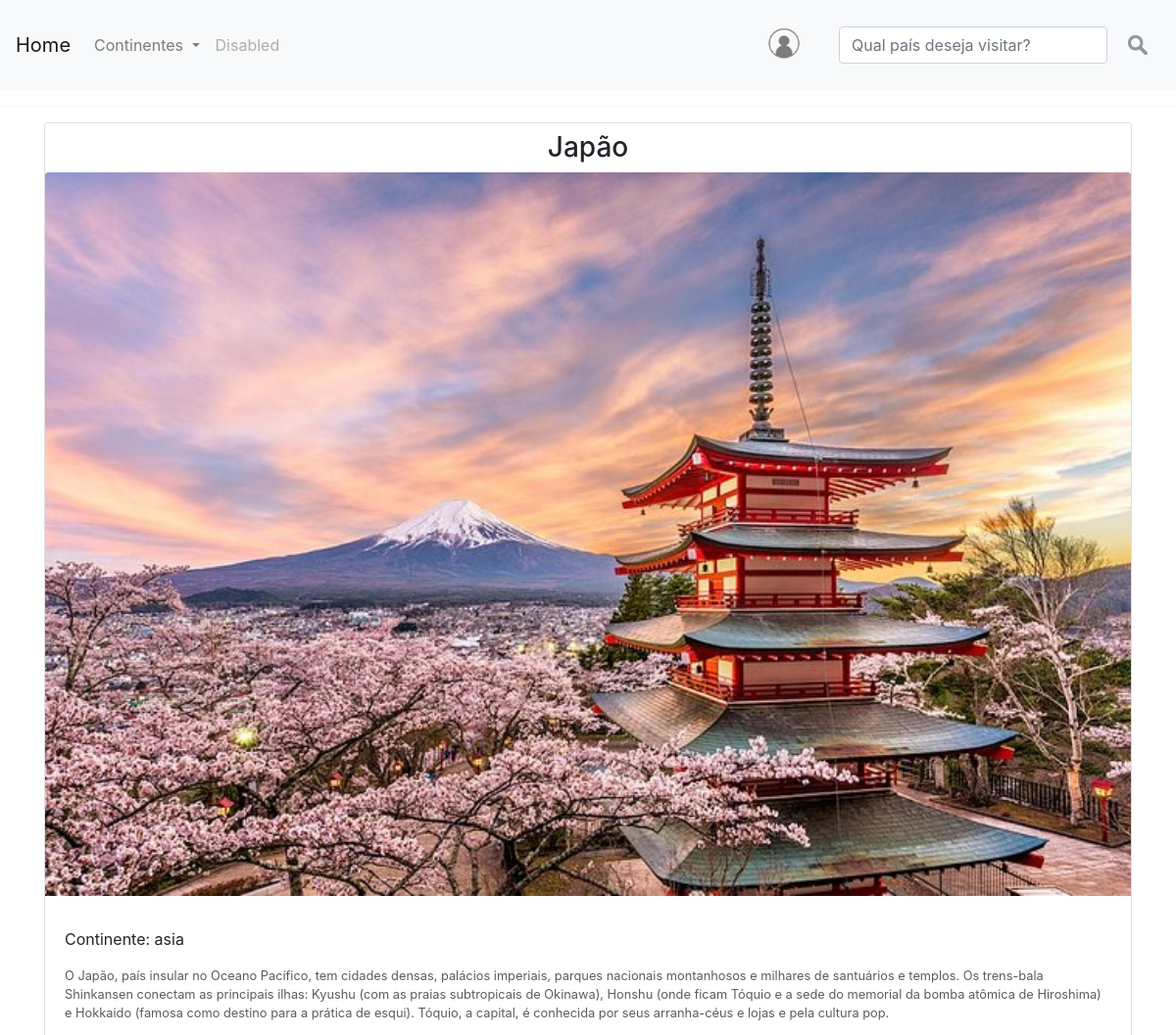
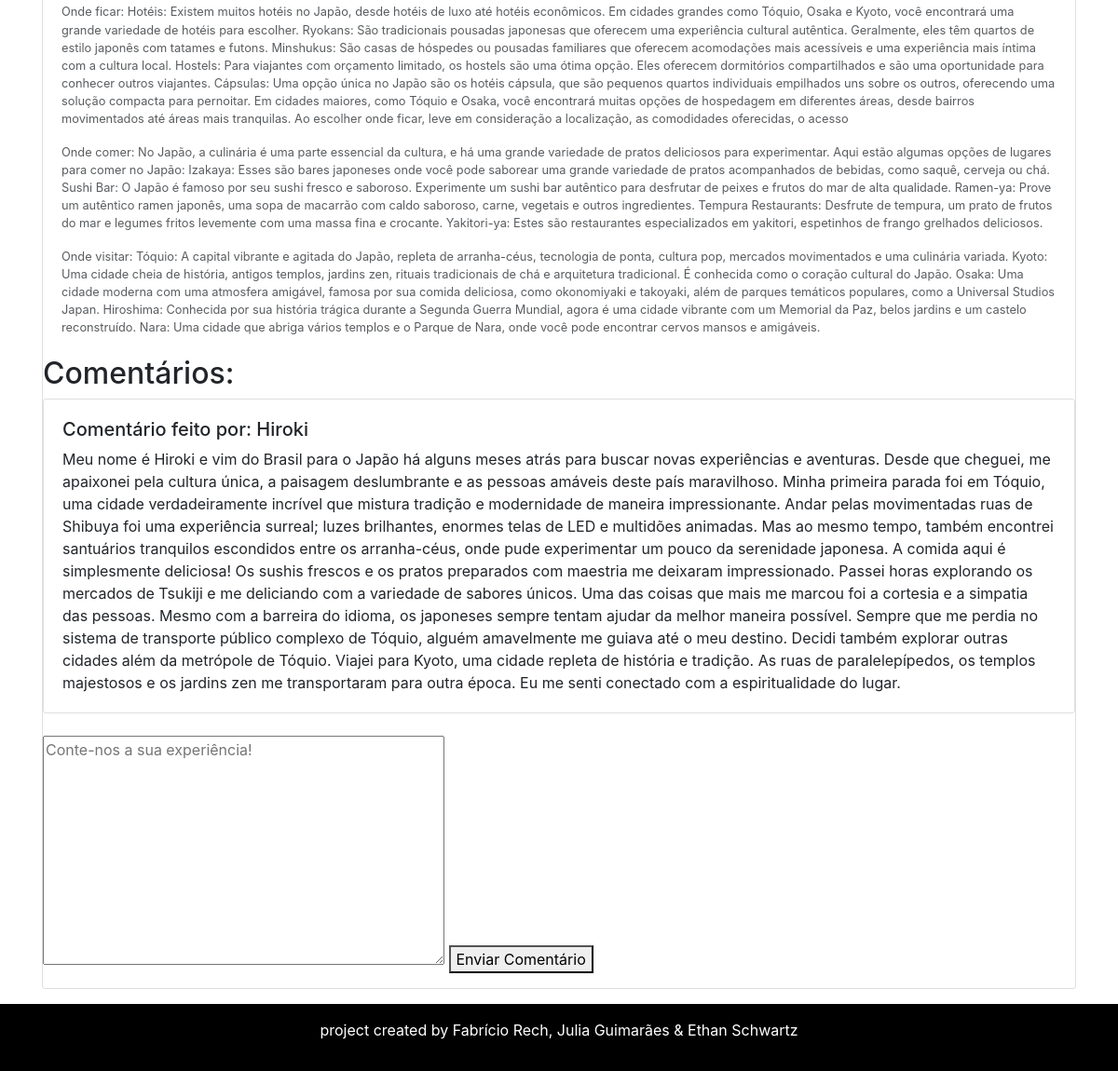
Screenshot of /asia/Continente/detalhe/japao/ (signed in) with the database file from the repository (2 pictures, top to bottom).
### asia/models.py (models this page shows, shortened)
class model_asia(models.Model):
    Continente = models.CharField(max_length=100)
    País = models.CharField(max_length=100)
    Descricao = models.CharField(max_length=3000)
    OndeFicar = models.CharField(max_length=1800)
    OndeComer = models.CharField(max_length=1800)
    OndeVisitar = models.CharField(max_length=1800)
    foto = models.ImageField(upload_to='img/%Y/%m/%d/')
    ta_publicado = models.BooleanField(default=False)
    link = models.CharField(max_length=60)

class Comentario(models.Model):
    coment = models.CharField(max_length=100, null=False, blank=False)
    eh_publicada = models.BooleanField(default=True)
    link_url = models.CharField(max_length=100, null=False, blank=False)
    usuario = models.ForeignKey(
        to=User,
        on_delete=models.SET_NULL,
        null=True, blank=False,
        related_name='asia'
    )

### asia/views.py (the view, shortened to what this page needs)
# urls.py: path('Continente/detalhe/<str:link_url>/',views.v_detalhe, name='detalhe'),
def v_detalhe(request, link_url):
    detalhe = get_object_or_404(model_asia, link=link_url)
    comentarios = Comentario.objects.filter(eh_publicada=True, link_url=link_url)
    formulario = ComentarioForms(initial={'link_url': link_url})
    return render(request, 'Asia/paginas/detalhe.html', context={'detalhe': detalhe, 'comentarios': comentarios, 'formulario': formulario})

### asia/forms.py
class ComentarioForms(forms.Form):
    Coment = forms.CharField(
        label='Comentários',
        required=True,
        max_length=5000,
        widget=forms.Textarea(
            attrs={
                'placeholder': 'Conte-nos a sua experiência!',
            }
        )
    )
    link_url = forms.CharField(
        widget=forms.HiddenInput()
    )

### asia/templates/asia/paginas/detalhe.html (shortened to what this page needs)
{% extends 'global/paginas/pais_detalhe.html' %}
{% block comentario %}
<section>
  <h2 class="m2">Comentários:</h2>
  {% for comentario in comentarios %}
  <div class="card">
    <div class="card-body">
      <h5>Comentário feito por: {{ comentario.usuario.username }}</h5>
      {{ comentario.coment }}
    </div>
  </div>
  <br>
  {% empty %}
      <p>Nenhum comentário encontrado.</p>
  {% endfor %}
</section>
{% if user.is_authenticated %}
<section>
  <form action="{% url 'Asia:comentario' %}" method="POST">
    {{ formulario.Coment }}
    <button type="submit">Enviar Comentário</button>
  </form>
</section>
{% else %}
<p>Por favor, faça o login para deixar um comentário.</p>
{% endif %}
{% endblock %}

### meus_templates/global/paginas/pais_detalhe.html (shortened to what this page needs)
{% include 'global/parciais/header.html' %}
<hr>
{% load static %}
<link rel="stylesheet" href="https://stackpath.bootstrapcdn.com/bootstrap/4.1.3/css/bootstrap.min.css">
{%if detalhe %}
<div class="container" style="border: 0;">
<div class="card mb-3">
  <div>
    <h3 class="text-center m-2">{{detalhe.País}}</h3>
  </div>
    <img src="{{ detalhe.foto.url }}" class="card-img-top" alt="...">
    <div class="card-body">
      <p class="card-text">Continente: {{detalhe.Continente}}</p>
      <p class="card-text"><small class="text-body-secondary">{{detalhe.Descricao}}</small></p>
      <p class="card-text"><small class="text-body-secondary">Onde ficar: {{detalhe.OndeFicar}}</small></p>
      <p class="card-text"><small class="text-body-secondary">Onde comer: {{detalhe.OndeComer}}</small></p>
      <p class="card-text"><small class="text-body-secondary">Onde visitar: {{detalhe.OndeVisitar}}</small></p>
    </div>
{% endif %}
{% block comentario %}
{% endblock %}
</div>
</div>
{% include 'global/parciais/footer.html' %}

### rows the page displays
model_asia: País "Japão", foto (picture), Continente "asia", Descricao "O Japão, país insular no Oceano Pacífico, tem cidades densas, palácios imperiais, parques nacionais montanhosos e milhares de santuários e templos. Os trens-bala Shinkansen conectam as principais ilhas: Kyushu (com as praias subtropicais de Okinawa), Honshu (onde ficam Tóquio e a sede do memorial da bomba atômica de Hiroshima) e Hokkaido (famosa como destino para a prática de esqui). Tóquio, a capital, é conhecida por seus arranha-céus e lojas e pela cultura pop.", OndeFicar "Hotéis: Existem muitos hotéis no Japão, desde hotéis de luxo até hotéis econômicos. Em cidades grandes como Tóquio, Osaka e Kyoto, você encontrará uma grande variedade de hotéis para escolher. Ryokans: São tradicionais pousadas japonesas que oferecem uma experiência cultural autêntica. Geralmente, eles têm quartos de estilo japonês com tatames e futons. Minshukus: São casas de hóspedes ou pousadas familiares que oferecem acomodações mais acessíveis e uma experiência mais íntima com a cultura local. Hostels: Para viajantes com orçamento limitado, os hostels são uma ótima opção. Eles oferecem dormitórios compartilhados e são uma oportunidade para conhecer outros viajantes. Cápsulas: Uma opção…", OndeComer "No Japão, a culinária é uma parte essencial da cultura, e há uma grande variedade de pratos deliciosos para experimentar. Aqui estão algumas opções de lugares para comer no Japão: Izakaya: Esses são bares japoneses onde você pode saborear uma grande variedade de pratos acompanhados de bebidas, como saquê, cerveja ou chá. Sushi Bar: O Japão é famoso por seu sushi fresco e saboroso. Experimente um sushi bar autêntico para desfrutar de peixes e frutos do mar de alta qualidade. Ramen-ya: Prove um autêntico ramen japonês, uma sopa de macarrão com caldo saboroso, carne, vegetais e outros ingredientes. Tempura Restaurants: Desfrute de tempura, um prato de frutos do mar e legumes fritos levemente…", OndeVisitar "Tóquio: A capital vibrante e agitada do Japão, repleta de arranha-céus, tecnologia de ponta, cultura pop, mercados movimentados e uma culinária variada. Kyoto: Uma cidade cheia de história, antigos templos, jardins zen, rituais tradicionais de chá e arquitetura tradicional. É conhecida como o coração cultural do Japão. Osaka: Uma cidade moderna com uma atmosfera amigável, famosa por sua comida deliciosa, como okonomiyaki e takoyaki, além de parques temáticos populares, como a Universal Studios Japan. Hiroshima: Conhecida por sua história trágica durante a Segunda Guerra Mundial, agora é uma cidade vibrante com um Memorial da Paz, belos jardins e um castelo reconstruído. Nara: Uma cidade que…"
Comentario: usuario.username "Hiroki", coment "Meu nome é Hiroki e vim do Brasil para o Japão há alguns meses atrás para buscar novas experiências e aventuras. Desde que cheguei, me apaixonei pela cultura única, a paisagem deslumbrante e as pessoas amáveis deste país maravilhoso. Minha primeira parada foi em Tóquio, uma cidade verdadeiramente incrível que mistura tradição e modernidade de maneira impressionante. Andar pelas movimentadas ruas de Shibuya foi uma experiência surreal; luzes brilhantes, enormes telas de LED e multidões animadas. Mas ao mesmo tempo, também encontrei santuários tranquilos escondidos entre os arranha-céus, onde pude experimentar um pouco da serenidade japonesa. A comida aqui é simplesmente deliciosa! Os sushis…"
